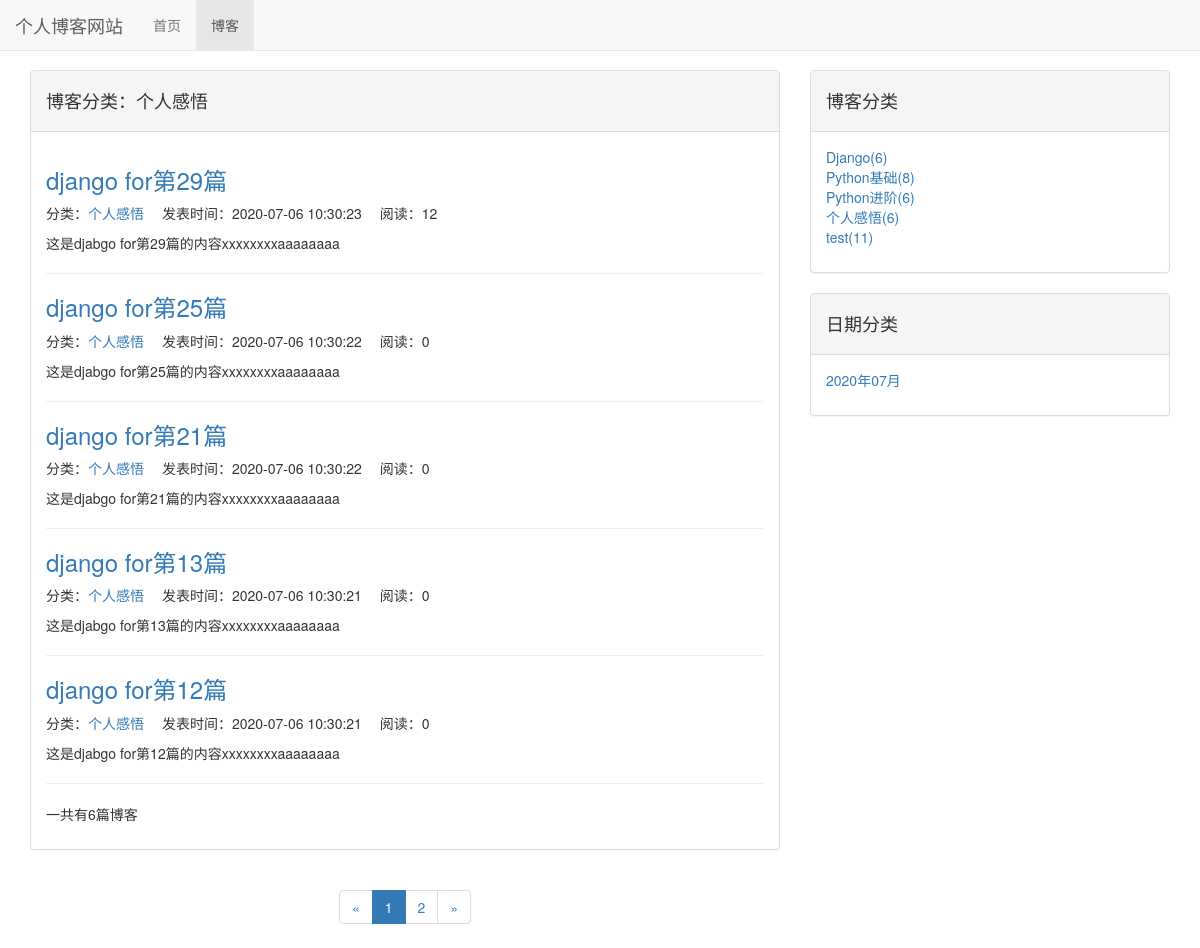
Before: /blog/type/4 with the older database file.
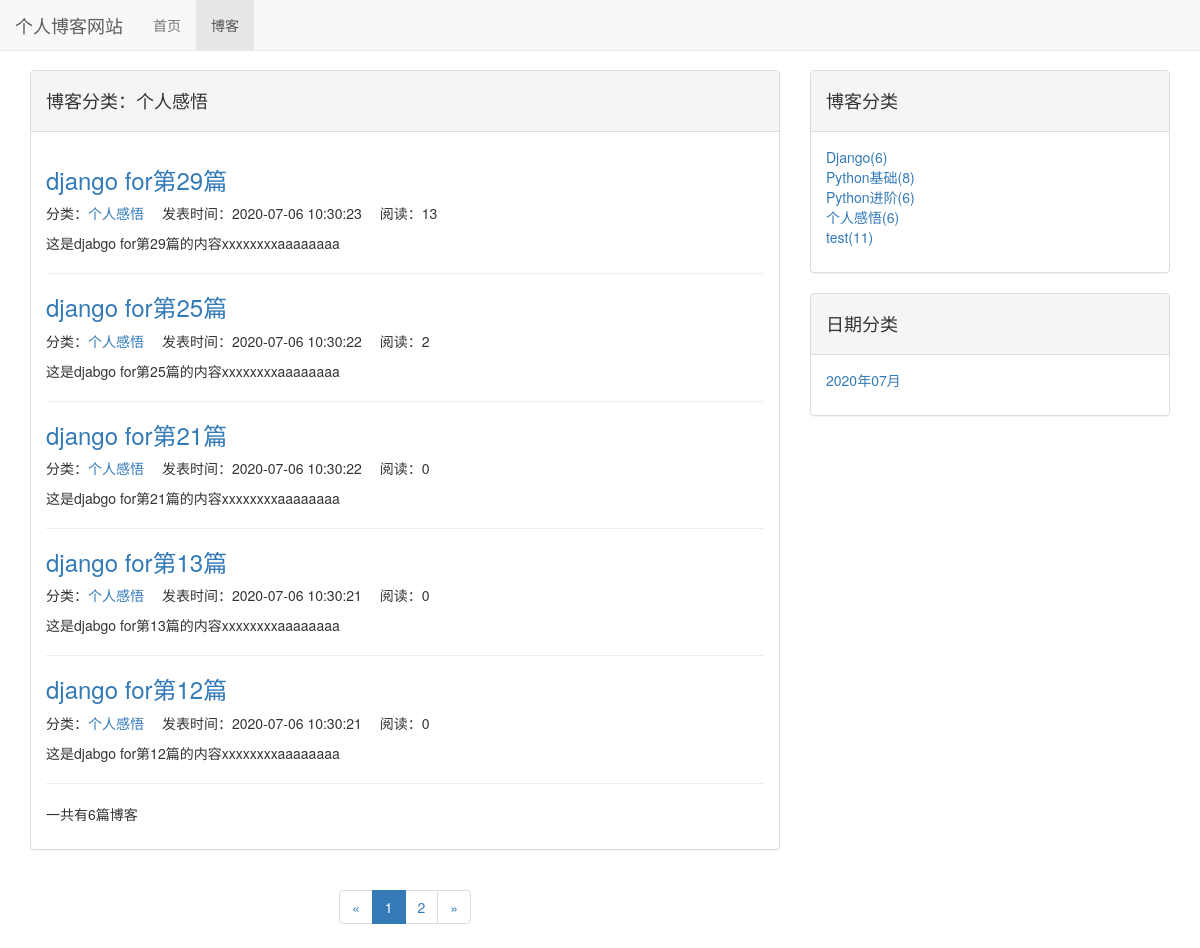
After: the same page with the newer database file.
### blog/models.py (models this page shows, shortened)
class Blog(models.Model,ReadNumExpand):
    title=models.CharField(max_length=50)
    blog_type=models.ForeignKey(BlogType,on_delete=models.CASCADE)
    content=RichTextUploadingField()
    author=models.ForeignKey(User,on_delete=models.DO_NOTHING)
    read_detail=GenericRelation(ReadDetail)
    create_time=models.DateTimeField(auto_now_add=True)
    last_update_time=models.DateTimeField(auto_now=True)
    class Meta:
        ordering=['-create_time']

class BlogType(models.Model):
    type_name=models.CharField(max_length=20)

### read_statistic/models.py (models this page shows)
class ReadNum(models.Model):
    read_num=models.IntegerField(default=0)
    content_type = models.ForeignKey(ContentType, on_delete=models.CASCADE)
    object_id = models.PositiveIntegerField()
    content_object = GenericForeignKey('content_type', 'object_id')

### blog/views.py (the view)
# urls.py: path('type/<int:blog_type_id>',blog_with_type,name='blog_with_type'),
def blog_with_type(request,blog_type_id):
    blog_type=get_object_or_404(BlogType,id=blog_type_id)
    blog_all=Blog.objects.filter(blog_type=blog_type)
    context=blog_list_common(request,blog_all)
    context['blog_type']=blog_type
    return render(request,'blog_with_type.html',context)

### blog/views.py (called while the page is built)
def blog_list_common(request,blog_all):
    paginator=Paginator(blog_all,settings.EACH_PAGE_BLOG_NUM)
    current_page_num=request.GET.get('page',1)
    blogs=paginator.get_page(int(current_page_num))
    page_range=[page_num for page_num in range(int(current_page_num)-2,int(current_page_num)+3) if 0 <page_num<= paginator.num_pages]
    if page_range[0]-1 > 1:
        page_range.insert(0,'...')
    if page_range[-1]+1 < paginator.num_pages:
        page_range.append('...')
    if page_range[0] != 1:
        page_range.insert(0,1)
    if page_range[-1] != paginator.num_pages:
        page_range.append(paginator.num_pages)
    context={}
    context['blogs']=blogs
    context['page_range']=page_range
    context['blog_types']=BlogType.objects.annotate(blog_count=Count('blog'))
    context['blog_dates']=Blog.objects.dates('create_time','month',order='DESC')
    return context

### read_statistic/models.py (called while the page is built)
    def get_read_num(self):
        try:
            content_type=ContentType.objects.get_for_model(self)
            readnum=ReadNum.objects.get(content_type=content_type,object_id=self.id)
            return readnum.read_num
        except exceptions.ObjectDoesNotExist:
            return 0

### blog/templates/blog_with_type.html (shortened to what this page needs)
{% extends 'blog_list.html'%}
{% block blog_list_title %}
    <h4>博客分类：{{ blog_type.type_name }}</h4>
{% endblock blog_list_title %}

### blog/templates/blog_list.html (shortened to what the changed rows need)
{% extends 'base.html'%}
{% load static %}
{% block header_extends %}
    <link rel="stylesheet" href="{% static 'blog.css' %}">
{% endblock header_extends %}
{% block content %}
    <div class="container">
        <div class="row">
            <div class="col-sm-8">
                <div class="panel panel-default">
                    <div class="panel-body">
                        {% for blog in blogs.object_list %}
                            <a href="{% url 'blog_detail' blog.id %}">
                                <h3>{{ blog.title }}</h3>
                            </a>
                            <ul class='blog-list-item'>
                                <li>分类：<a href="{% url 'blog_with_type' blog.blog_type.id %}">{{ blog.blog_type.type_name }}</a></li>
                                <li>发表时间：{{ blog.create_time|date:'Y-m-d G:i:s' }}</li>
                                <li>阅读：{{ blog.get_read_num }}</li>
                            </ul>
                            <p>{{ blog.content|striptags|truncatechars_html:100 }}</p>
                            <hr>
                        {% empty %}
                            <p>-------暂无博客-------</p>
                        {% endfor %}
                        <p>一共有{{ blogs.paginator.count }}篇博客</p>
                    </div>
                </div>
            </div>
        </div>
    </div>
{% endblock %}

Changed rows visible on the page:
changed through a linked row, Blog "django for第29篇": get_read_num "12" → "13"
changed through a linked row, Blog "django for第25篇": get_read_num "0" → "2"
